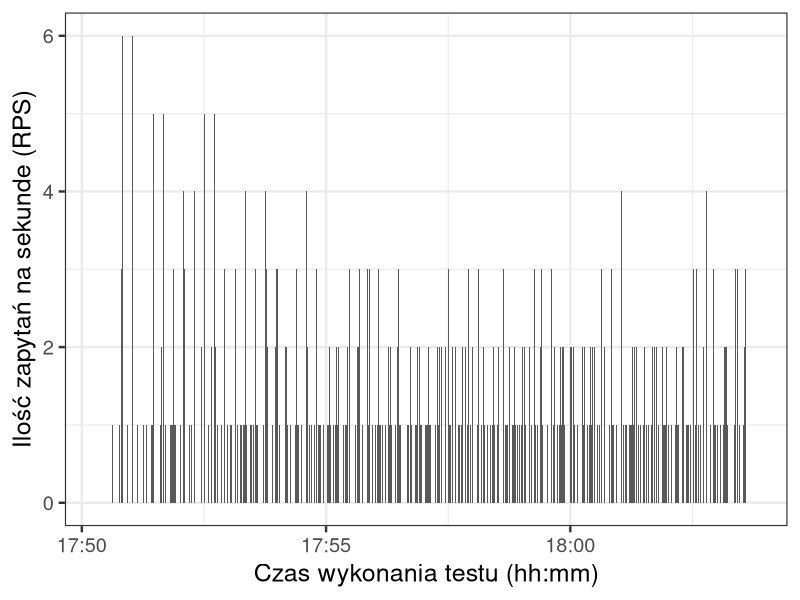

This chart was generated by the following R code:
library("ggplot2")
library("scales")

png(filename="aws-kinesis-rps.png", width=800, height=600)

dat = read.csv("rps.csv")
dat$time = as.POSIXct(dat$time, format = "%Y-%m-%dT%H:%M:%OSZ")

ggplot(dat, aes(time, rps)) +
geom_bar(stat="identity") +
theme(plot.margin = unit(c(1,1,1,1), "cm")) + theme_bw(base_size=18) +
labs(x = "Czas wykonania testu (hh:mm)", y = "Ilość zapytań na sekunde (RPS)")
